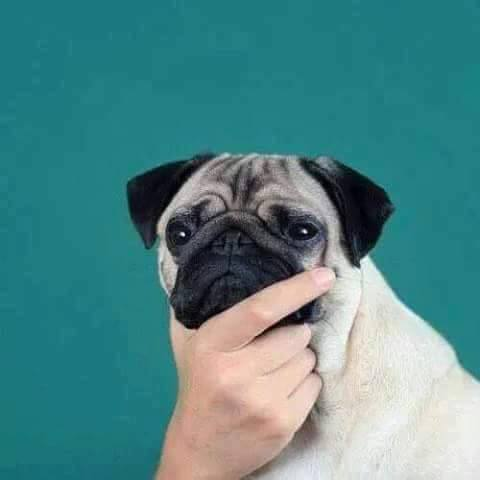
#> input picture images/pug.jpg, 480 x 480 px, found by its file name
$ python 10.3-surf_features.py
#> lines starting #> are read from the running program, lines starting #| are printed output that depends on the picture
import cv2
from pylab import *
from numpy import *

im = cv2.imread('images/pug.jpg')
#> im is the input picture: shape (480, 480, 3); mean B, G, R 135.9, 134.3, 80.1

# downsample by 50%
im_lowres = cv2.pyrDown(im)

# convert to grayscale
gray = cv2.cvtColor(im_lowres, cv2.COLOR_RGB2GRAY)
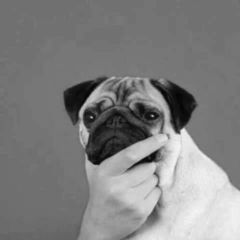
#> gray: shape (240, 240); min 4, max 245, mean 128.5

# detect feature points
#> (the run stopped early here; a loop or call above may not have finished)
